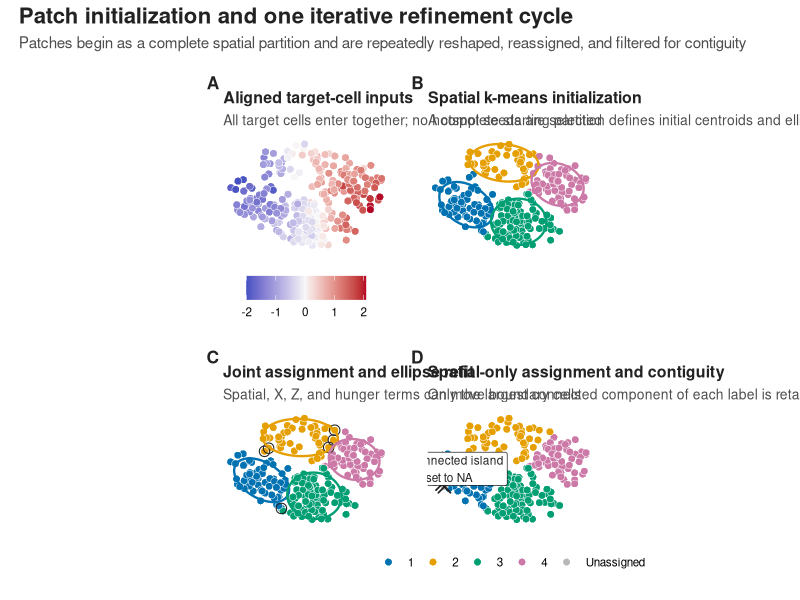
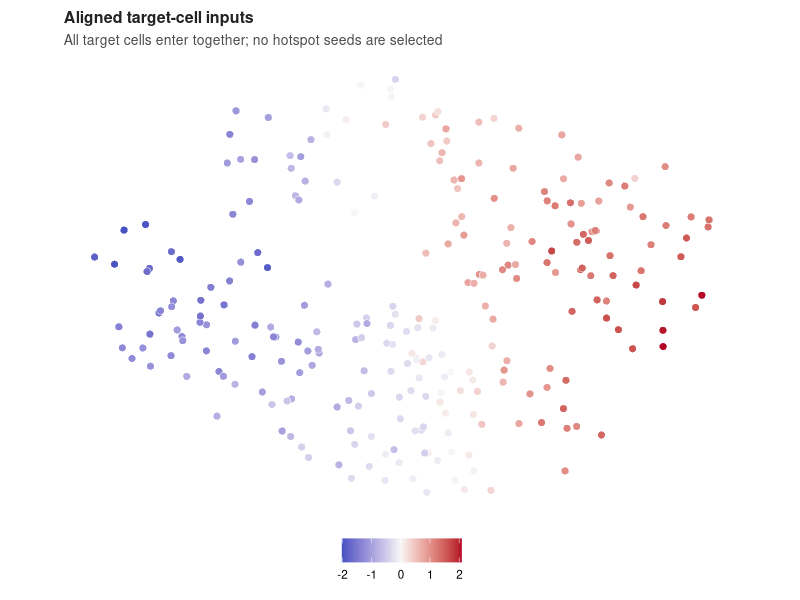
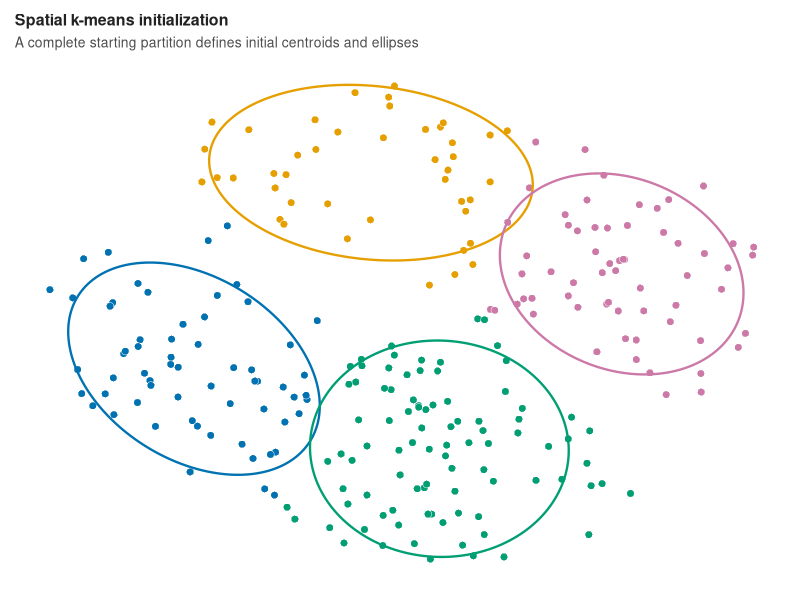
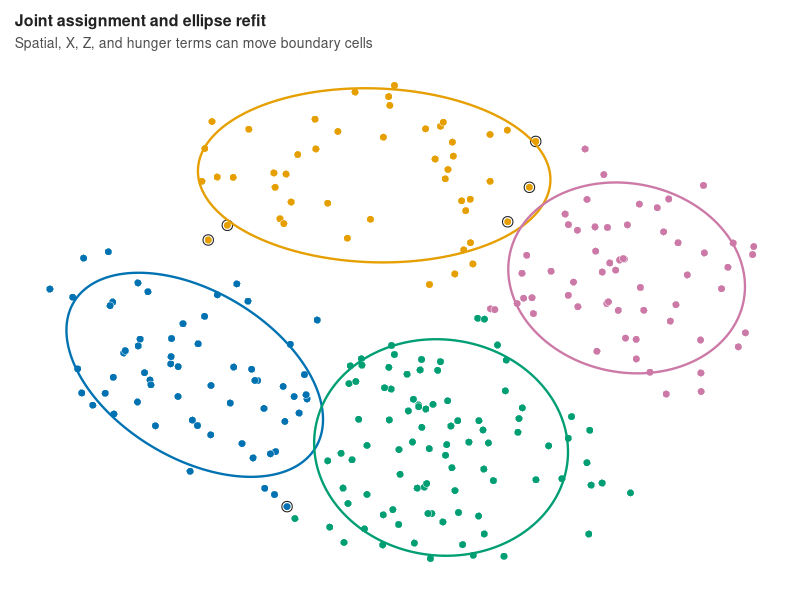
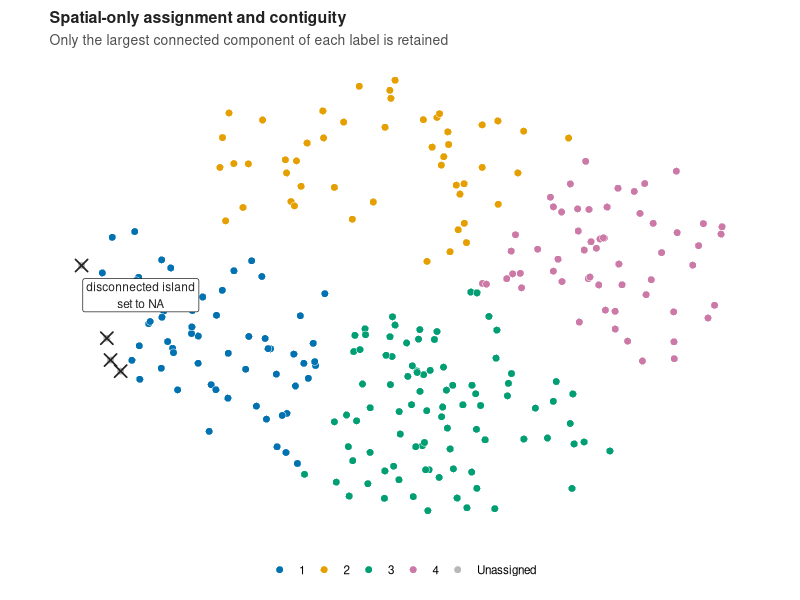

Recreate these plots in R, in order. (Note: this script raises an error after producing the figures.)
#!/usr/bin/env Rscript

# Conceptual figure for patch initialization and one refinement iteration in
# SpaceMosaic. Synthetic data are used to make the sequence visually explicit.

required_packages <- c("ggplot2", "patchwork", "svglite", "ragg")
missing_packages <- required_packages[
    !vapply(required_packages, requireNamespace, logical(1), quietly = TRUE)
]
if (length(missing_packages) > 0L) {
    stop(
        "Install the following packages before running this script: ",
        paste(missing_packages, collapse = ", "),
        call. = FALSE
    )
}

script_arg <- grep("^--file=", commandArgs(trailingOnly = FALSE), value = TRUE)
if (length(script_arg) != 1L) {
    stop("Run this file with Rscript.", call. = FALSE)
}
script_file <- normalizePath(sub("^--file=", "", script_arg))
manuscript_dir <- normalizePath(file.path(dirname(script_file), ".."))
figure_dir <- file.path(manuscript_dir, "figures")
dir.create(figure_dir, recursive = TRUE, showWarnings = FALSE)

set.seed(28092026)

palette <- list(
    patch1 = "#0072B2",
    patch2 = "#E69F00",
    patch3 = "#009E73",
    patch4 = "#CC79A7",
    focal = "#D55E00",
    unassigned = "#B8B8B8",
    ink = "#222222"
)
patch_colours <- c(
    `1` = palette$patch1,
    `2` = palette$patch2,
    `3` = palette$patch3,
    `4` = palette$patch4,
    Unassigned = palette$unassigned
)

theme_methods <- function(base_size = 10.5) {
    ggplot2::theme_minimal(base_size = base_size) +
        ggplot2::theme(
            plot.title = ggplot2::element_text(
                face = "bold", colour = palette$ink, size = base_size + 1,
                margin = ggplot2::margin(b = 5)
            ),
            plot.subtitle = ggplot2::element_text(
                colour = "#4D4D4D", size = base_size - 0.5,
                margin = ggplot2::margin(b = 7)
            ),
            plot.tag = ggplot2::element_text(
                face = "bold", colour = palette$ink, size = base_size + 2
            ),
            axis.title = ggplot2::element_blank(),
            axis.text = ggplot2::element_blank(),
            axis.ticks = ggplot2::element_blank(),
            panel.grid = ggplot2::element_blank(),
            legend.title = ggplot2::element_blank(),
            plot.margin = ggplot2::margin(8, 8, 8, 8)
        )
}

# Irregular tissue-like point cloud with a continuous design variable X.
n_cells <- 260L
theta <- stats::runif(n_cells, 0, 2 * pi)
radius <- sqrt(stats::runif(n_cells, 0.02, 1))
cells <- data.frame(
    id = seq_len(n_cells),
    x = 6.3 * radius * cos(theta) + 0.65 * sin(2 * theta) +
        stats::rnorm(n_cells, sd = 0.12),
    y = 4.1 * radius * sin(theta) + 0.35 * cos(3 * theta) +
        stats::rnorm(n_cells, sd = 0.12)
)
cells <- subset(cells, !(x < -3.7 & y > 1.4))
cells$X <- as.numeric(scale(
    0.42 * cells$x - 0.20 * cells$y +
        1.15 * sin((cells$x + cells$y) / 2.3) +
        stats::rnorm(nrow(cells), sd = 0.35)
))

ellipse_path <- function(center, covariance, level = 2, n = 180L) {
    eigen_decomp <- eigen(covariance, symmetric = TRUE)
    eigenvalues <- pmax(eigen_decomp$values, 0.06)
    angle <- seq(0, 2 * pi, length.out = n)
    circle <- cbind(cos(angle), sin(angle))
    xy <- level * circle %*% diag(sqrt(eigenvalues)) %*%
        t(eigen_decomp$vectors)
    data.frame(x = xy[, 1] + center[1], y = xy[, 2] + center[2])
}

summarize_patches <- function(labels, level = 2) {
    active <- sort(unique(labels[!is.na(labels)]))
    ellipses <- lapply(active, function(p) {
        idx <- which(labels == p)
        xy <- as.matrix(cells[idx, c("x", "y")])
        covariance <- if (nrow(xy) >= 3L) stats::cov(xy) else diag(0.2, 2)
        out <- ellipse_path(colMeans(xy), covariance, level = level)
        out$patch <- as.character(p)
        out
    })
    do.call(rbind, ellipses)
}

spatial_score <- function(labels, beta = 0.24) {
    active <- sort(unique(labels))
    score <- matrix(-Inf, nrow = nrow(cells), ncol = length(active))
    for (j in seq_along(active)) {
        p <- active[j]
        idx <- which(labels == p)
        xy_p <- as.matrix(cells[idx, c("x", "y")])
        center <- colMeans(xy_p)
        covariance <- stats::cov(xy_p) + diag(0.08, 2)
        inverse <- solve(covariance)
        delta <- sweep(as.matrix(cells[, c("x", "y")]), 2, center)
        mahalanobis2 <- rowSums((delta %*% inverse) * delta)
        spatial <- -0.5 * mahalanobis2 - 0.5 * log(det(covariance))
        x_mean <- mean(cells$X[idx])
        score[, j] <- spatial + beta * (cells$X - x_mean)^2
    }
    active[max.col(score, ties.method = "first")]
}

spatial_only_assignment <- function(labels) {
    active <- sort(unique(labels))
    score <- matrix(-Inf, nrow = nrow(cells), ncol = length(active))
    for (j in seq_along(active)) {
        p <- active[j]
        idx <- which(labels == p)
        xy_p <- as.matrix(cells[idx, c("x", "y")])
        center <- colMeans(xy_p)
        covariance <- stats::cov(xy_p) + diag(0.08, 2)
        inverse <- solve(covariance)
        delta <- sweep(as.matrix(cells[, c("x", "y")]), 2, center)
        mahalanobis2 <- rowSums((delta %*% inverse) * delta)
        score[, j] <- -0.5 * mahalanobis2 - 0.5 * log(det(covariance))
    }
    active[max.col(score, ties.method = "first")]
}

# A: inputs; B: spatial k-means initialization.
set.seed(28092026)
initial <- stats::kmeans(
    as.matrix(cells[, c("x", "y")]), centers = 4,
    nstart = 5, iter.max = 50
)$cluster

# Relabel clusters from left to right only to keep the visual stable.
cluster_centers <- aggregate(cells[, c("x", "y")], list(initial), mean)
old_levels <- cluster_centers$Group.1[order(cluster_centers$x)]
initial <- match(initial, old_levels)
initial_ellipses <- summarize_patches(initial, level = 1.75)

# C: one joint assignment and ellipse refit. Black outlines mark cells whose
# provisional label differs from the k-means label.
joint <- spatial_score(initial)
joint_ellipses <- summarize_patches(joint, level = 1.75)

# D: spatial-only labels. A small, deliberately separated island is shown to
# explain the action of the subsequent largest-component filter.
spatial_only <- spatial_only_assignment(joint)
island_patch <- spatial_only[which.max(cells$x)]
island_candidates <- order(cells$x + 0.4 * cells$y, decreasing = FALSE)[1:4]
spatial_with_island <- spatial_only
spatial_with_island[island_candidates] <- island_patch
final <- spatial_with_island
final[island_candidates] <- NA_integer_

plot_cells <- function(labels) {
    data.frame(
        cells,
        patch = factor(
            ifelse(is.na(labels), "Unassigned", as.character(labels)),
            levels = c("1", "2", "3", "4", "Unassigned")
        )
    )
}

p_a <- ggplot2::ggplot(cells, ggplot2::aes(x, y)) +
    ggplot2::geom_point(
        ggplot2::aes(fill = X), shape = 21, size = 2.4,
        colour = "white", stroke = 0.25
    ) +
    ggplot2::scale_fill_gradient2(
        low = "#3B4CC0", mid = "#F7F7F7", high = "#B40426",
        midpoint = 0, name = "Scaled X"
    ) +
    ggplot2::coord_equal() +
    ggplot2::labs(
        title = "Aligned target-cell inputs",
        subtitle = "All target cells enter together; no hotspot seeds are selected"
    ) +
    theme_methods() +
    ggplot2::theme(legend.position = "bottom")

initial_df <- plot_cells(initial)
p_b <- ggplot2::ggplot(initial_df, ggplot2::aes(x, y)) +
    ggplot2::geom_point(
        ggplot2::aes(fill = patch), shape = 21, size = 2.35,
        colour = "white", stroke = 0.25
    ) +
    ggplot2::geom_path(
        data = initial_ellipses,
        ggplot2::aes(x, y, group = patch, colour = patch),
        linewidth = 0.8, inherit.aes = FALSE
    ) +
    ggplot2::scale_fill_manual(values = patch_colours, drop = FALSE) +
    ggplot2::scale_colour_manual(values = patch_colours, guide = "none") +
    ggplot2::coord_equal() +
    ggplot2::labs(
        title = "Spatial k-means initialization",
        subtitle = "A complete starting partition defines initial centroids and ellipses"
    ) +
    theme_methods() +
    ggplot2::theme(legend.position = "none")

joint_df <- plot_cells(joint)
joint_df$changed <- joint != initial
p_c <- ggplot2::ggplot(joint_df, ggplot2::aes(x, y)) +
    ggplot2::geom_point(
        ggplot2::aes(fill = patch), shape = 21, size = 2.35,
        colour = "white", stroke = 0.25
    ) +
    ggplot2::geom_point(
        data = subset(joint_df, changed),
        shape = 21, size = 3.15, fill = NA,
        colour = palette$ink, stroke = 0.55
    ) +
    ggplot2::geom_path(
        data = joint_ellipses,
        ggplot2::aes(x, y, group = patch, colour = patch),
        linewidth = 0.8, inherit.aes = FALSE
    ) +
    ggplot2::scale_fill_manual(values = patch_colours, drop = FALSE) +
    ggplot2::scale_colour_manual(values = patch_colours, guide = "none") +
    ggplot2::coord_equal() +
    ggplot2::labs(
        title = "Joint assignment and ellipse refit",
        subtitle = "Spatial, X, Z, and hunger terms can move boundary cells"
    ) +
    theme_methods() +
    ggplot2::theme(legend.position = "none")

final_df <- plot_cells(final)
island_df <- plot_cells(spatial_with_island)[island_candidates, ]
p_d <- ggplot2::ggplot(final_df, ggplot2::aes(x, y)) +
    ggplot2::geom_point(
        ggplot2::aes(fill = patch), shape = 21, size = 2.35,
        colour = "white", stroke = 0.25
    ) +
    ggplot2::geom_point(
        data = island_df, shape = 4, size = 3.5,
        colour = palette$ink, stroke = 0.9
    ) +
    ggplot2::annotate(
        "label",
        x = mean(island_df$x) + 0.7,
        y = mean(island_df$y) + 0.75,
        label = "disconnected island\nset to NA",
        size = 3.0, linewidth = 0.2, fill = "white", colour = palette$ink
    ) +
    ggplot2::scale_fill_manual(values = patch_colours, drop = FALSE) +
    ggplot2::coord_equal() +
    ggplot2::labs(
        title = "Spatial-only assignment and contiguity",
        subtitle = "Only the largest connected component of each label is retained"
    ) +
    theme_methods() +
    ggplot2::theme(legend.position = "bottom")

figure <- (p_a | p_b) / (p_c | p_d) +
    patchwork::plot_annotation(
        title = "Patch initialization and one iterative refinement cycle",
        subtitle = paste(
            "Patches begin as a complete spatial partition and are repeatedly reshaped,",
            "reassigned, and filtered for contiguity"
        ),
        tag_levels = "A",
        theme = ggplot2::theme(
            plot.title = ggplot2::element_text(
                face = "bold", size = 16, colour = palette$ink
            ),
            plot.subtitle = ggplot2::element_text(
                size = 11, colour = "#4D4D4D",
                margin = ggplot2::margin(b = 8)
            )
        )
    ) &
    ggplot2::theme(
        plot.background = ggplot2::element_rect(fill = "white", colour = NA)
    )

base_name <- file.path(figure_dir, "patch_iteration")
ggplot2::ggsave(
    paste0(base_name, ".svg"), figure,
    width = 13, height = 9.2, units = "in", bg = "white",
    device = svglite::svglite
)
ggplot2::ggsave(
    paste0(base_name, ".png"), figure,
    width = 13, height = 9.2, units = "in", dpi = 320, bg = "white",
    device = ragg::agg_png
)
ggplot2::ggsave(
    paste0(base_name, ".pdf"), figure,
    width = 13, height = 9.2, units = "in", bg = "white"
)

message("Wrote figure files to: ", figure_dir)
